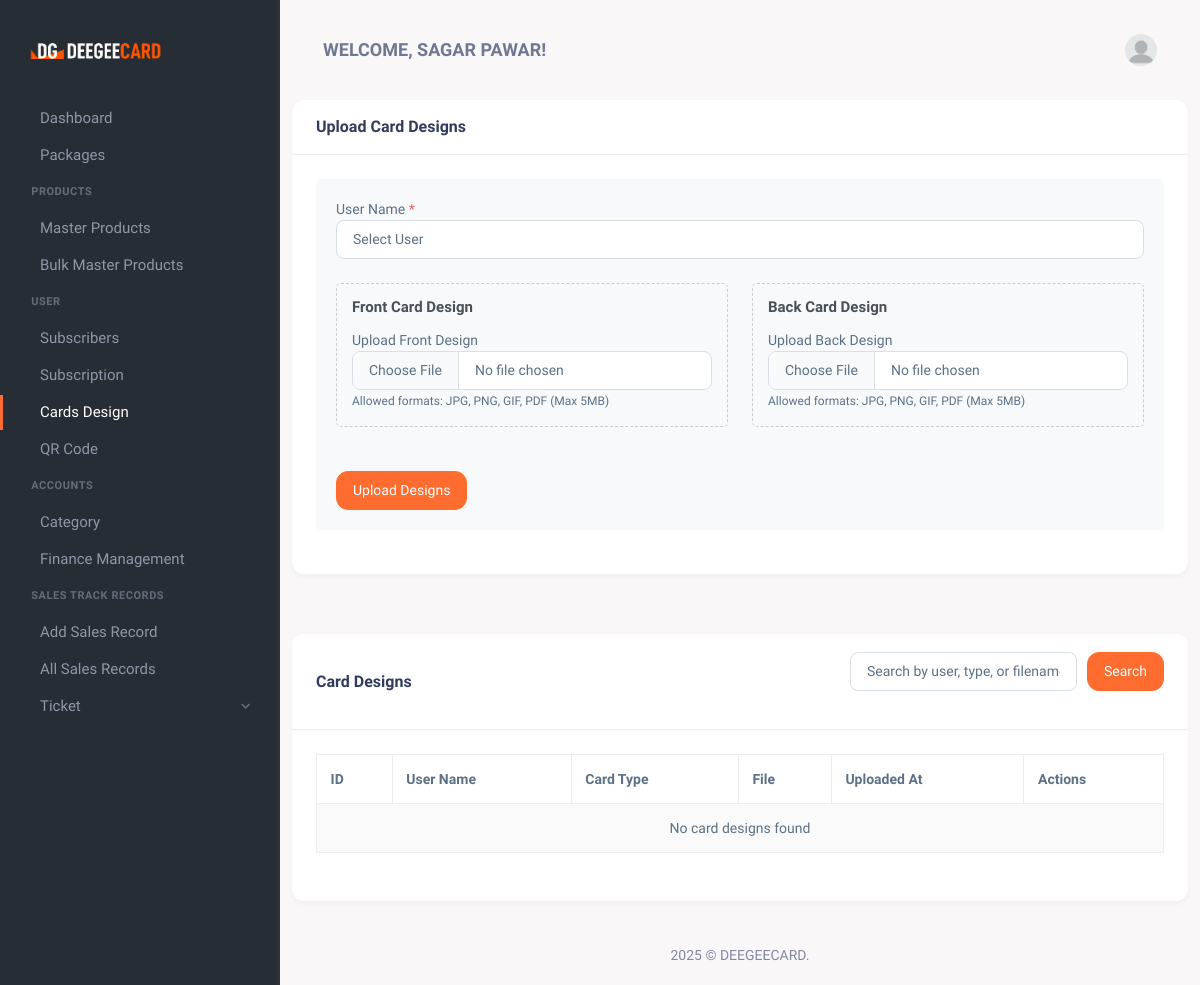
Page /cards.php (signed in) on the earlier database version.
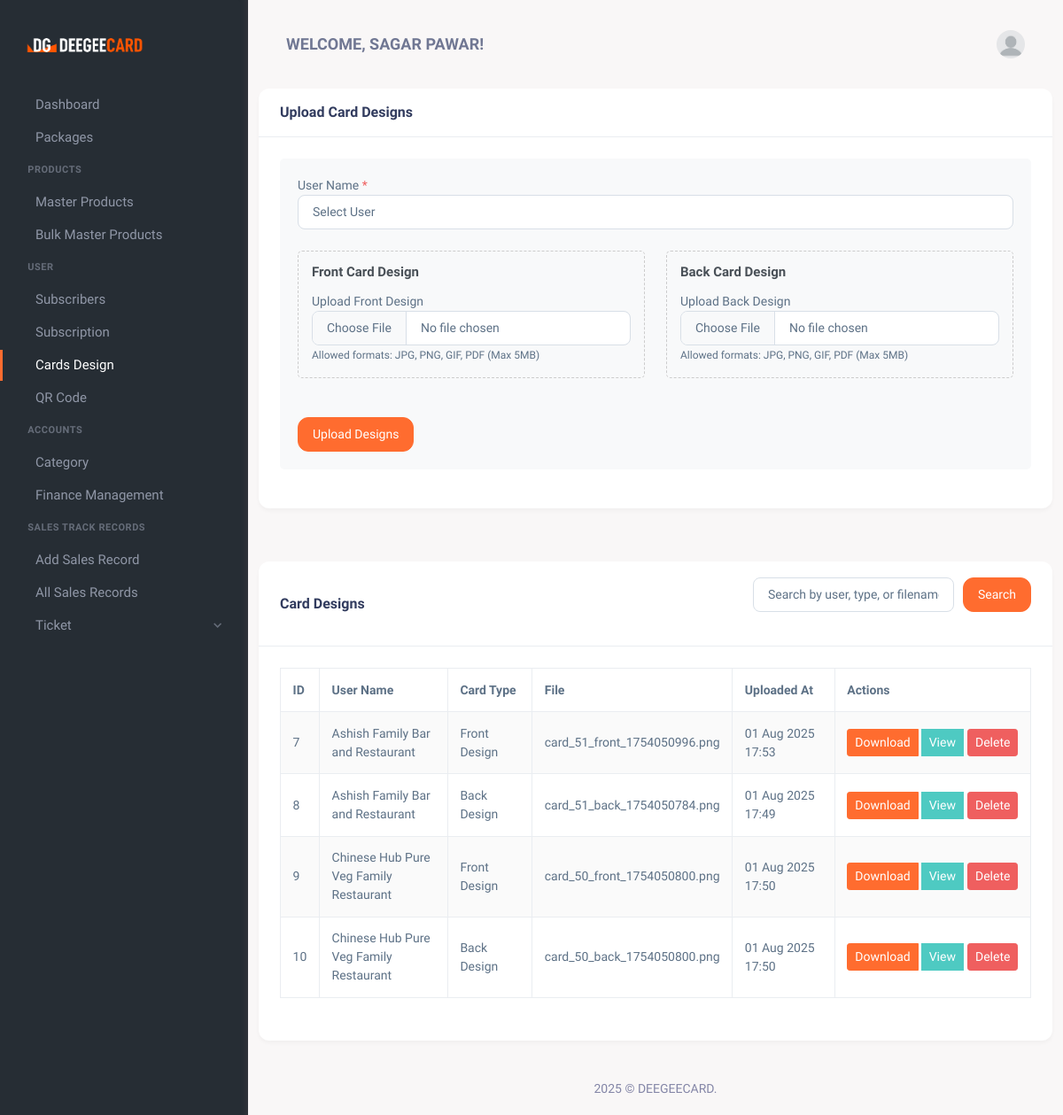
Same page on the later database version.
### tables this page shows
CREATE TABLE `users` (
  `id` int(11) NOT NULL,
  `Name` varchar(100) NOT NULL,
  `Email` varchar(100) NOT NULL,
  `Password` varchar(255) NOT NULL,
  `role` enum('admin','user','sales_person') NOT NULL DEFAULT 'user',
  `created_at` timestamp NOT NULL DEFAULT CURRENT_TIMESTAMP,
  `updated_at` timestamp NOT NULL DEFAULT CURRENT_TIMESTAMP ON UPDATE CURRENT_TIMESTAMP,
  `phone` varchar(15) NOT NULL,
  `address` text NOT NULL,
  `is_trial` tinyint(1) DEFAULT '0',
  `trial_start` datetime DEFAULT NULL,
  `trial_end` datetime DEFAULT NULL
);

CREATE TABLE `user_cards` (
  `id` int(11) NOT NULL,
  `user_id` int(11) NOT NULL,
  `card_type` enum('front','back') NOT NULL,
  `file_path` varchar(255) NOT NULL,
  `uploaded_at` datetime NOT NULL
);

### cards.php (the view, shortened to what the rows shown need)
<?php
require 'db_connection.php';
$user_id = $_SESSION['user_id'];
$user_sql = "SELECT role, name FROM users WHERE id = ?";
$user_stmt = $conn->prepare($user_sql);
$user_stmt->bind_param("i", $user_id);
$user_stmt->execute();
$user_stmt->bind_result($role, $user_name);
$cards_sql = "SELECT uc.*, u.name as user_name
              FROM user_cards uc
              JOIN users u ON uc.user_id = u.id";
$cards_sql .= " ORDER BY u.name ASC, uc.card_type ASC";
$cards_stmt = $conn->prepare($cards_sql);
$cards_stmt->execute();
$cards_result = $cards_stmt->get_result();
?>
<!DOCTYPE html>
<html lang="en">
<head>
    <link href="assets/css/vendor.min.css" rel="stylesheet" type="text/css" />
    <link href="assets/css/icons.min.css" rel="stylesheet" type="text/css" />
    <link href="assets/css/app.min.css" rel="stylesheet" type="text/css" />
    <link href="assets/css/style.css" rel="stylesheet" type="text/css" />
</head>
<body>
    <div class="wrapper">
        <?php include 'toolbar.php'; ?>
        <div class="page-content">
            <div class="container">
                <div class="row mt-4">
                    <div class="col-xl-12">
                        <div class="card">
                            <div class="card-body">
                                <div class="table-responsive">
                                    <table class="table table-striped table-bordered">
                                        <thead>
                                            <tr>
                                                <th>ID</th>
                                                <th>User Name</th>
                                                <th>Card Type</th>
                                                <th>File</th>
                                                <th>Uploaded At</th>
                                                <th>Actions</th>
                                            </tr>
                                        </thead>
                                        <tbody>
                                            <?php if ($cards_result->num_rows > 0): ?>
                                                <?php while ($card = $cards_result->fetch_assoc()): ?>
                                                    <tr>
                                                        <td><?php echo $card['id']; ?></td>
                                                        <td><?php echo htmlspecialchars($card['user_name']); ?></td>
                                                        <td><?php echo ucfirst($card['card_type']); ?> Design</td>
                                                        <td>
                                                            <?php
                                                            $file_name = basename($card['file_path']);
                                                            echo htmlspecialchars($file_name);
                                                            ?>
                                                        </td>
                                                        <td><?php echo date('d M Y H:i', strtotime($card['uploaded_at'])); ?></td>
                                                        <td>
                                                            <div class="btn-group" role="group">
                                                                <a href="<?php echo $card['file_path']; ?>" class="btn btn-sm btn-primary mr-1" download>
                                                                    Download
                                                                </a>
                                                                <a href="<?php echo $card['file_path']; ?>" class="btn btn-sm btn-info mr-1" target="_blank">
                                                                    View
                                                                </a>
                                                                <form method="post" style="display:inline;">
                                                                    <button type="submit" name="delete_card" class="btn btn-sm btn-danger"
                                                                            onclick="return confirm('Are you sure you want to delete this card design? This action cannot be undone.')">
                                                                        Delete
                                                                    </button>
                                                                </form>
                                                            </div>
                                                        </td>
                                                    </tr>
                                                <?php endwhile; ?>
                                            <?php endif; ?>
                                        </tbody>
                                    </table>
                                </div>
                            </div>
                        </div>
                    </div>
                </div>
            </div>
        </div>
    </div>
</body>
</html>

### toolbar.php (shortened to what the rows shown need)
<header class="topbar">
     <div class="container-fluid">
          <div class="navbar-header">
               <div class="d-flex align-items-center">
                    <div class="topbar-item">
                         <h4 class="fw-bold topbar-button pe-none text-uppercase mb-0">Welcome,
                         <?php echo htmlspecialchars($user_name); ?>!</h4>
                    </div>
               </div>
          </div>
     </div>
</header>

Differences in the rows shown:
added user_cards: id "7", user.Name "Ashish Family Bar and Restaurant", card_type "Front", file_path "card_51_front_1754050996.png", uploaded_at "01 Aug 2025 17:53"
added user_cards: id "8", user.Name "Ashish Family Bar and Restaurant", card_type "Back", file_path "card_51_back_1754050784.png", uploaded_at "01 Aug 2025 17:49"
added user_cards: id "9", user.Name "Chinese Hub Pure Veg Family Restaurant", card_type "Front", file_path "card_50_front_1754050800.png", uploaded_at "01 Aug 2025 17:50"
added user_cards: id "10", user.Name "Chinese Hub Pure Veg Family Restaurant", card_type "Back", file_path "card_50_back_1754050800.png", uploaded_at "01 Aug 2025 17:50"
Other differences:
text no longer shown: "No card designs found"
